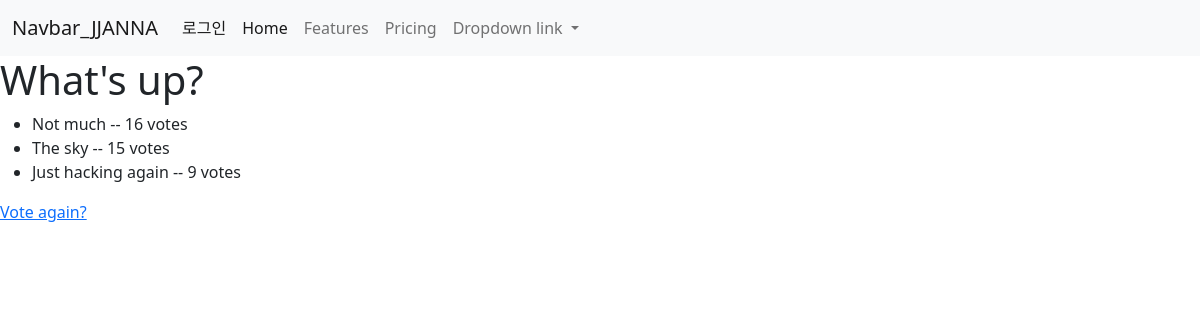
/polls/1/results/, run on an earlier commit of the app's database.
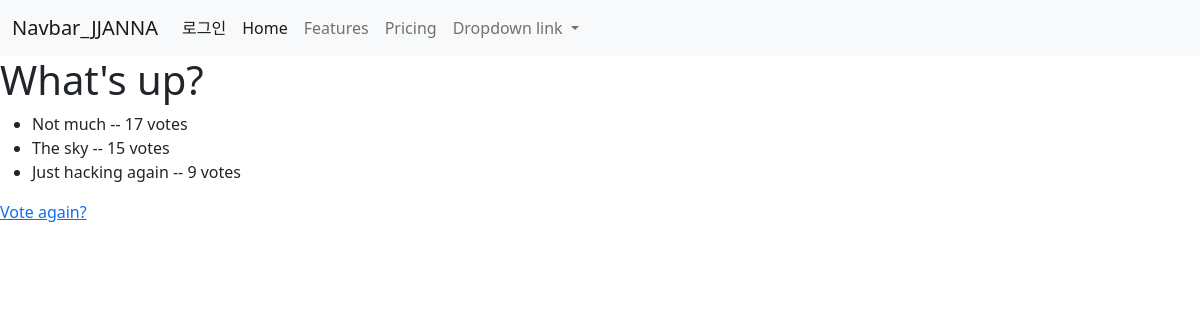
And on a later commit of the database.
### polls/models.py (models this page shows, shortened)
class Choice(models.Model):
    question = models.ForeignKey(Question, on_delete=models.CASCADE)
    choice_text = models.CharField(max_length=200)
    votes = models.IntegerField(default=0)

### polls/views.py (the view)
# urls.py: path('<int:question_id>/results/', views.results, name='results'),
def results(request, question_id):
    question = get_object_or_404(Question, pk=question_id)
    return render(request, 'polls/results.html', {'question': question})

### templates/polls/results.html
{% extends 'base.html' %}
{% block content %}
<h1>{{ question.question_text }}</h1>
<ul>
{% for choice in question.choice_set.all %}
    <li>{{ choice.choice_text }} -- {{ choice.votes }} vote{{ choice.votes|pluralize }}</li>
{% endfor %}
</ul>
<a href="{% url 'polls:detail' question.id %}">Vote again?</a>
{% endblock %}

What changed in the data, as far as the page shows it:
changed Choice "Not much": votes "16" → "17"
